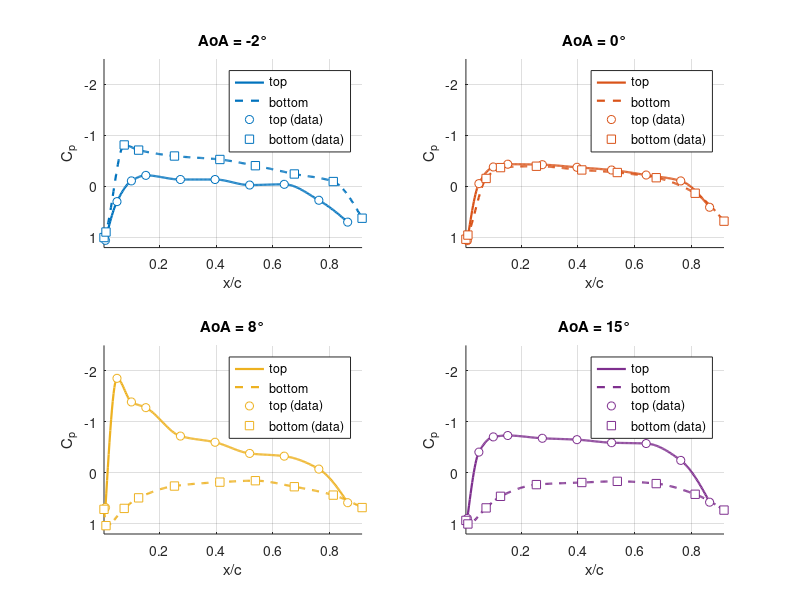

MATLAB code to generate this figure: (Note: this script raises an error after producing the figure.)
% Pressure_Cp_25ms_SeparatedTopBottom.m
% One subplot per AoA, separate smooth lines for top and bottom (V = 25 m/s)

x = [0.005066667, 0.010133333, 0.012066667, 0.0508, 0.0762, 0.1016, ...
     0.127, 0.1524, 0.253333333, 0.274333333, 0.413333333, 0.396266667, ...
     0.538466667, 0.5182, 0.675666667, 0.640133333, 0.8128, 0.762, ...
     0.9144, 0.8636];

Cp_matrix = [
    1.003118945	1.057341591	0.894673654	0.298224551	-0.813339685	-0.108445291	-0.712447197	-0.216890583	-0.596449102	-0.135556614	-0.528445291	-0.135556614	-0.406669843	-0.027111323	-0.244001906	-0.041333969	-0.095556614	0.271113228	0.623560425	0.700230268;
    1.035998392	1.063261508	0.954209046	-0.054526231	-0.156209849	-0.381683618	-0.369052462	-0.436209849	-0.396209849	-0.426315578	-0.3232416	-0.37536804	-0.272631156	-0.321789347	-0.170841809	-0.223578694	0.133578694	-0.108104925	0.68157789	0.408735277;
    0.715998392	0.68157789	1.035998392	-1.85389186	0.697999196	-1.390418895	0.490736081	-1.278629548	0.259052462	-0.7208946734	0.182631156	-0.599788543	0.154526231	-0.380841809	0.27263116	-0.327157387	0.437263116	-0.073578694	0.68157789	0.585998392;
    0.933118945	0.894673654	1.003118945	-0.406669843	0.688003811	-0.704894394	0.460892488	-0.732005717	0.23111323	-0.677783071	0.18977926	-0.650671748	0.166890583	-0.591113228	0.211113228	-0.574894394	0.4206669843	-0.244001906	0.730892488	0.576007622;
    ];

angles = {'-2°','0°','8°','15°'};

% Indices: top = odd taps, bottom = even taps
idx_bot = 1:2:length(x);
idx_top = 2:2:length(x);

% Sorted x and permutations for each set
[x_top_sorted, p_top] = sort(x(idx_top));
[x_bot_sorted, p_bot] = sort(x(idx_bot));

% Fine grids for smoothing
xq_top = linspace(min(x_top_sorted), max(x_top_sorted), 300);
xq_bot = linspace(min(x_bot_sorted), max(x_bot_sorted), 300);

figure;
colors = lines(size(Cp_matrix,1));

for i = 1:size(Cp_matrix,1)
    Cp = Cp_matrix(i,:);
    Cp_top = Cp(idx_top); Cp_bot = Cp(idx_bot);
    Cp_top_sorted = Cp_top(p_top);
    Cp_bot_sorted = Cp_bot(p_bot);

    Cp_top_smooth = pchip(x_top_sorted, Cp_top_sorted, xq_top);
    Cp_bot_smooth = pchip(x_bot_sorted, Cp_bot_sorted, xq_bot);

    ax = subplot(2,2,i);
    hold(ax,'on'); 
    grid(ax,'on');
    plot(ax, xq_top, Cp_top_smooth, '-', 'Color', colors(i,:), 'LineWidth', 1.6);
    plot(ax, xq_bot, Cp_bot_smooth, '--', 'Color', colors(i,:), 'LineWidth', 1.6);
    plot(ax, x_top_sorted, Cp_top_sorted, 'o', 'Color', colors(i,:), 'MarkerFaceColor','w', 'MarkerSize',6);
    plot(ax, x_bot_sorted, Cp_bot_sorted, 's', 'Color', colors(i,:), 'MarkerFaceColor','w', 'MarkerSize',6);

    xlabel(ax, 'x/c');
    ylabel(ax, 'C_p');
    ylim([-2.5 1.2])
    title(ax, ['AoA = ' angles{i}]);
    legend(ax, {'top ','bottom ','top (data)','bottom (data)'}, 'Location','best');
    set(ax, 'YDir', 'reverse'); % aerodynamic convention
    xlim(ax, [min(x) max(x)]);
    hold(ax,'off');
end

sgtitle('C_p vs x/c per AoA (V = 25 m/s)');
